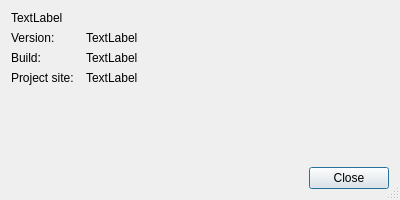
<?xml version="1.0" encoding="UTF-8"?>
<ui version="4.0">
 <class>AboutDialog</class>
 <widget class="QDialog" name="AboutDialog">
  <property name="geometry">
   <rect>
    <x>0</x>
    <y>0</y>
    <width>400</width>
    <height>200</height>
   </rect>
  </property>
  <property name="windowTitle">
   <string>About</string>
  </property>
  <property name="windowIcon">
   <iconset theme=":app.ico"/>
  </property>
  <property name="sizeGripEnabled">
   <bool>true</bool>
  </property>
  <property name="modal">
   <bool>true</bool>
  </property>
  <layout class="QVBoxLayout" name="verticalLayout">
   <item>
    <layout class="QGridLayout" name="gridLayout">
     <property name="horizontalSpacing">
      <number>12</number>
     </property>
     <item row="4" column="0">
      <widget class="QLabel" name="projectSiteText">
       <property name="text">
        <string>Project site:</string>
       </property>
       <property name="alignment">
        <set>Qt::AlignLeading|Qt::AlignLeft|Qt::AlignTop</set>
       </property>
      </widget>
     </item>
     <item row="0" column="0" colspan="2">
      <widget class="QLabel" name="projectNameValue">
       <property name="text">
        <string>TextLabel</string>
       </property>
       <property name="alignment">
        <set>Qt::AlignLeading|Qt::AlignLeft|Qt::AlignTop</set>
       </property>
      </widget>
     </item>
     <item row="2" column="0">
      <widget class="QLabel" name="versionText">
       <property name="sizePolicy">
        <sizepolicy hsizetype="Preferred" vsizetype="Minimum">
         <horstretch>0</horstretch>
         <verstretch>0</verstretch>
        </sizepolicy>
       </property>
       <property name="text">
        <string>Version:</string>
       </property>
       <property name="alignment">
        <set>Qt::AlignLeading|Qt::AlignLeft|Qt::AlignTop</set>
       </property>
      </widget>
     </item>
     <item row="4" column="1">
      <widget class="QLabel" name="projectSiteValue">
       <property name="sizePolicy">
        <sizepolicy hsizetype="Expanding" vsizetype="Preferred">
         <horstretch>1</horstretch>
         <verstretch>0</verstretch>
        </sizepolicy>
       </property>
       <property name="text">
        <string>TextLabel</string>
       </property>
       <property name="alignment">
        <set>Qt::AlignLeading|Qt::AlignLeft|Qt::AlignTop</set>
       </property>
       <property name="openExternalLinks">
        <bool>true</bool>
       </property>
      </widget>
     </item>
     <item row="3" column="1">
      <widget class="QLabel" name="buildNumberValue">
       <property name="sizePolicy">
        <sizepolicy hsizetype="Expanding" vsizetype="Preferred">
         <horstretch>1</horstretch>
         <verstretch>0</verstretch>
        </sizepolicy>
       </property>
       <property name="text">
        <string>TextLabel</string>
       </property>
       <property name="alignment">
        <set>Qt::AlignLeading|Qt::AlignLeft|Qt::AlignTop</set>
       </property>
      </widget>
     </item>
     <item row="2" column="1">
      <widget class="QLabel" name="versionValue">
       <property name="sizePolicy">
        <sizepolicy hsizetype="Expanding" vsizetype="Preferred">
         <horstretch>1</horstretch>
         <verstretch>0</verstretch>
        </sizepolicy>
       </property>
       <property name="text">
        <string>TextLabel</string>
       </property>
       <property name="alignment">
        <set>Qt::AlignLeading|Qt::AlignLeft|Qt::AlignTop</set>
       </property>
      </widget>
     </item>
     <item row="3" column="0">
      <widget class="QLabel" name="buildNumberText">
       <property name="text">
        <string>Build:</string>
       </property>
       <property name="alignment">
        <set>Qt::AlignLeading|Qt::AlignLeft|Qt::AlignTop</set>
       </property>
      </widget>
     </item>
     <item row="5" column="0" colspan="2">
      <spacer name="verticalSpacer">
       <property name="orientation">
        <enum>Qt::Vertical</enum>
       </property>
       <property name="sizeHint" stdset="0">
        <size>
         <width>20</width>
         <height>40</height>
        </size>
       </property>
      </spacer>
     </item>
    </layout>
   </item>
   <item>
    <widget class="QDialogButtonBox" name="buttonBox">
     <property name="orientation">
      <enum>Qt::Horizontal</enum>
     </property>
     <property name="standardButtons">
      <set>QDialogButtonBox::Close</set>
     </property>
    </widget>
   </item>
  </layout>
 </widget>
 <resources/>
 <connections>
  <connection>
   <sender>buttonBox</sender>
   <signal>clicked(QAbstractButton*)</signal>
   <receiver>AboutDialog</receiver>
   <slot>accept()</slot>
   <hints>
    <hint type="sourcelabel">
     <x>248</x>
     <y>254</y>
    </hint>
    <hint type="destinationlabel">
     <x>157</x>
     <y>274</y>
    </hint>
   </hints>
  </connection>
 </connections>
</ui>
